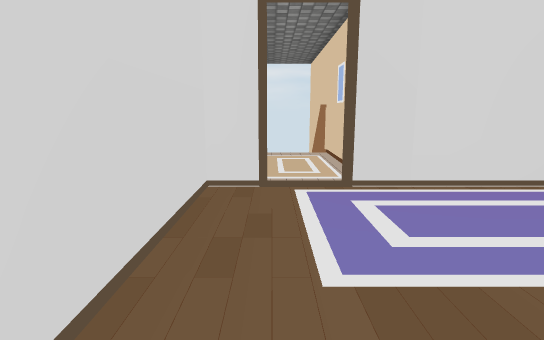
View 1 (above)

14 first-person views from a walk through a 3-D level made in the Unity game engine. The camera is 1.3 m above the floor, tilts 10° down and sees 80° across. The floor is counted in squares, 0.5 m on a side. Each view is taken from the middle of a square. On the plan, view 1 faces up. The plan holds only what a view shows up to about 20 squares ahead; the rest is blank. The player character is not drawn. Some animated figures are left out. Door leaves are left out, so doorways stand open. Some surface patterns are stand-ins.

View 2
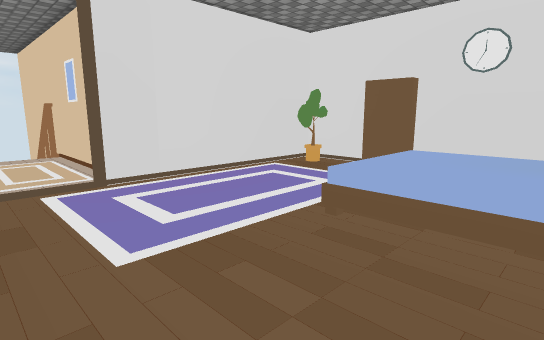

View 3
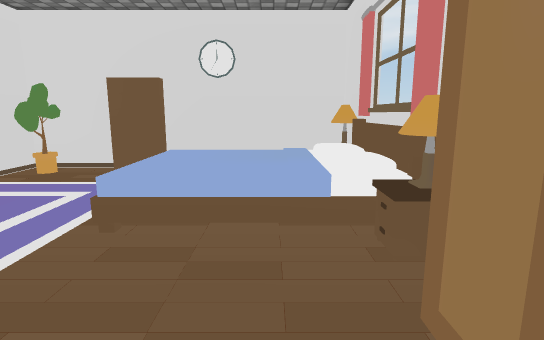

View 4
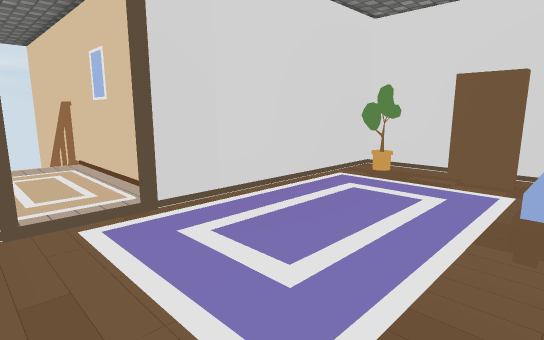

View 5
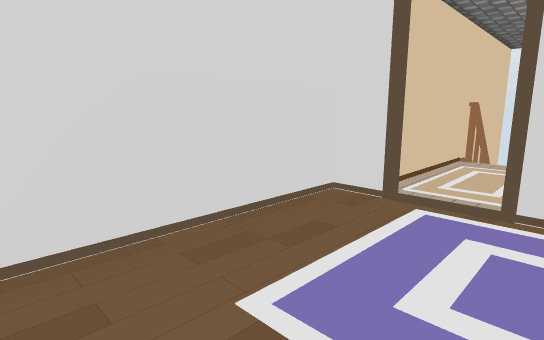

View 6
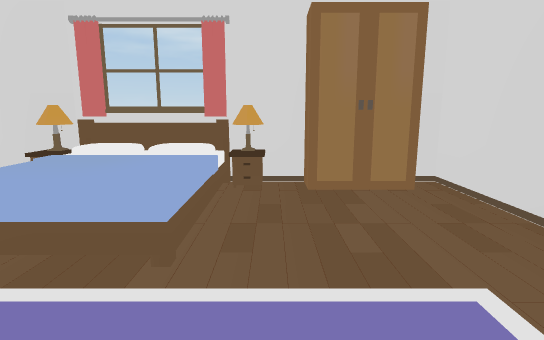

View 7
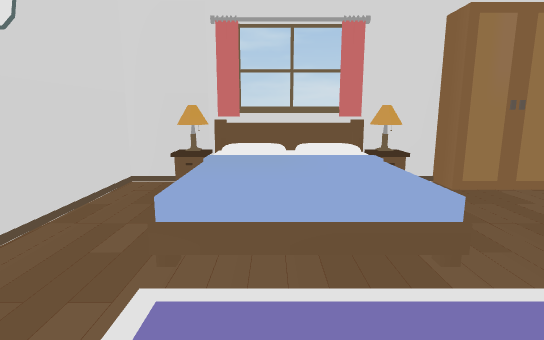

View 8
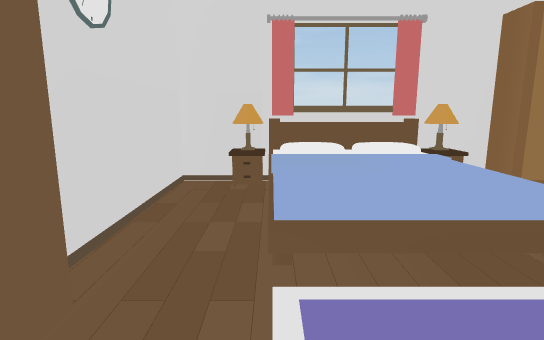

View 9
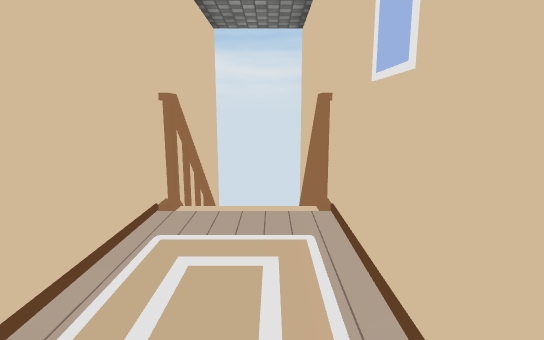

View 10
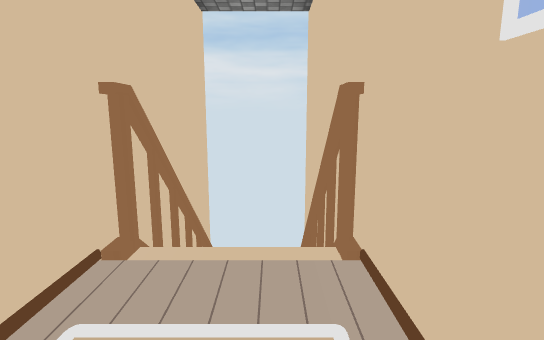

View 11
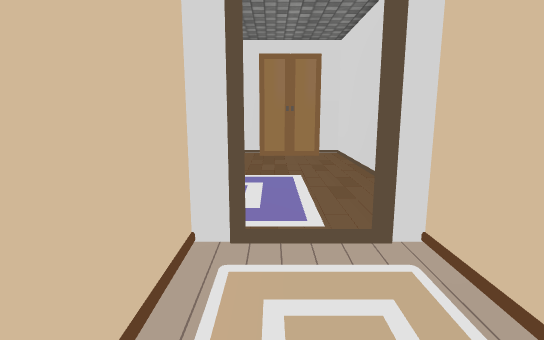

View 12
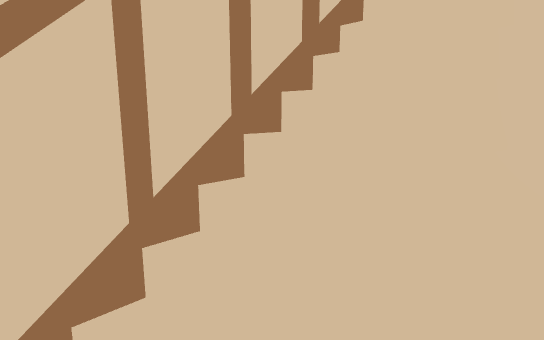

View 13
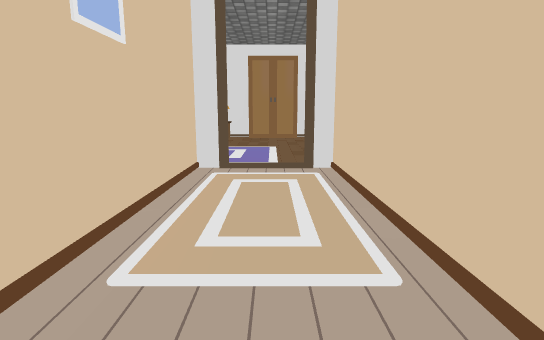

View 14
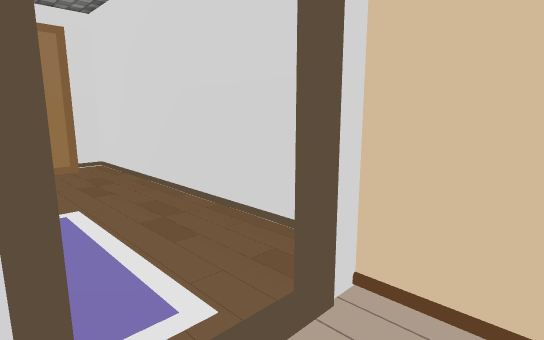

### Floor plan
Key: @ floor where view 1 was taken; # wall or solid block; . main floor; : floor 0.5 m higher than the main floor; + floor 0.75 m higher than the main floor; / step, stairs or slope; D open door; B bed; N nightstand; C curtain; O other object.
Columns run from 2 left of view 1 to 14 right of it. Each row starts with its distance up from view 1.
 29  #   #
 28  #/  ##
 27  # //##
 26  #///##
 25  #///##
 24  #///##
 23  # //##
 22  #...##
 21  #....#
 20  #....#
 19  #....#
 18  #....#
 17  #....#
 16  #....#
 15  #....#
 14  #....#
 13  #....#
 12  #DDD##
 11 ##DDD############
 10 #..............O#
  9 #...............#
  8 #...............#
  7 #...............#
  6 #...............#
  5 #...............#
  4 #...........//..#
  3 #.......B    /..#
  2 #.......B    /..#
  1 #.......B    /..#
  0 #.@.....B    /..#
 -1 #.......B    /..#
 -2 ######NN+    :N.#
 -3      #NNC####NN##
 -4         #####

Where each view was taken, in squares from view 1:
view 1: 0 up, 0 right, facing up
view 2: 1 down, 1 left, facing up-right
view 3: 0 up, 1 left, facing right
view 4: 3 up, 1 left, facing up-right
view 5: 2 up, 4 right, facing up-left
view 6: 9 up, 4 right, facing down
view 7: 9 up, 9 right, facing down
view 8: 9 up, 11 right, facing down
view 9: 13 up, 2 right, facing up
view 10: 16 up, 2 right, facing up
view 11: 18 up, 2 right, facing down
view 12: 28 up, 0 right, facing down-right
view 13: 23 up, 1 right, facing down
view 14: 14 up, 3 right, facing down-left
